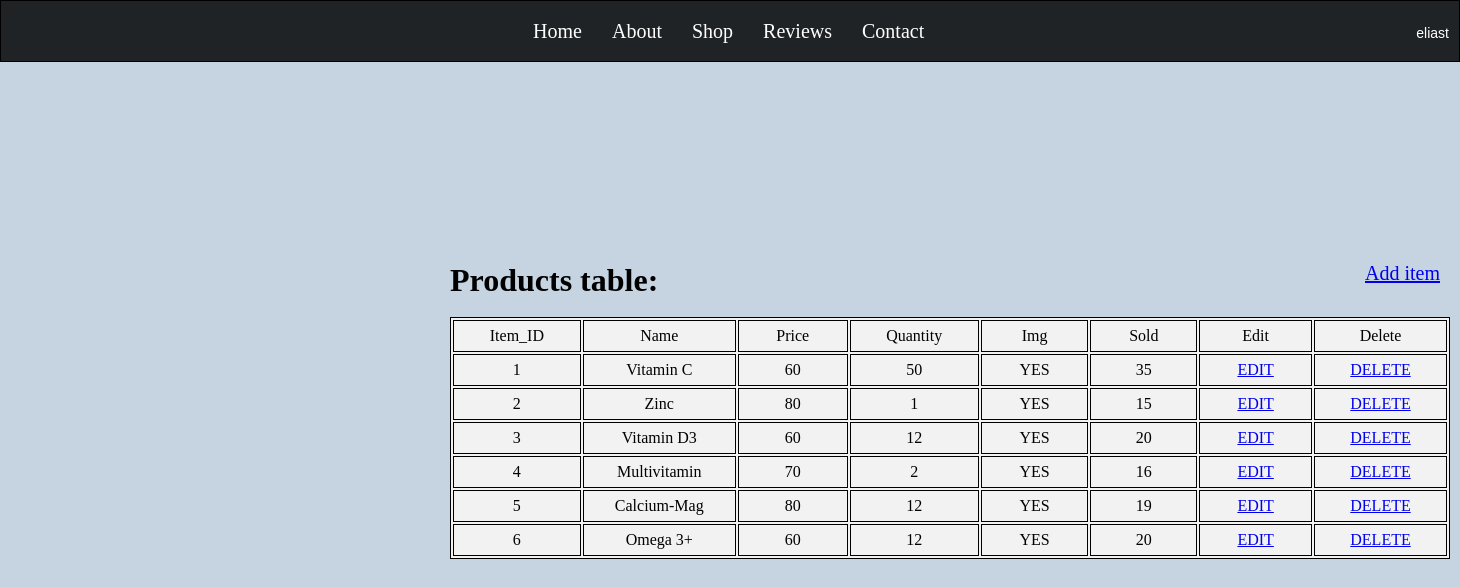
Page /project/admin_edit.php (signed in) on the committed database.
### tables this page shows
CREATE TABLE IF NOT EXISTS `products` (
  `item_id` varchar(20) NOT NULL,
  `name` varchar(20) NOT NULL,
  `price` float NOT NULL,
  `quantity` int NOT NULL,
  `image` varchar(255) NOT NULL,
  `sold` int NOT NULL DEFAULT '0',
  PRIMARY KEY (`item_id`)
);

### project/admin_edit.php (the view, shortened to what this page needs)
<?php
    $connect = mysqli_connect('localhost', 'root', '', 'php_proj') or die("Connection Failed:".mysqli_connect_error());
    $sql = "SELECT * FROM products";
    $result = mysqli_query($connect,$sql);
?>
<!DOCTYPE html>
<html lang="en">
<head>
    <link rel="stylesheet" type="text/css" href="style.css?<?php echo time(); ?>" />
</head>
<body style="background-color:  rgb(197, 212, 224);">
    <header class="header">
<ul>
    <li><a href="index.php">Home</a></li>
    <li><a href="about.php">About</a></li>
    <li><a href="shop.php">Shop</a></li>
    <li><a href="reviews.php">Reviews</a></li>
    <li><a href="contact_us.php">Contact</a></li>
</ul>
<div class="heddiv">
 <?php
   if(!isset($_SESSION['username'])){
        echo "<a href='login.php' style='text-decoration:none; color:white; margin-right:10px;'>Log In</a>";
    }
    else{
        echo  "<button class='userp' onclick='myfunc()'>".$_SESSION['username']."</button>";
    }
?>
</div>
    </header>
    <div class="edit_wrapper">
        <a href="add_item.php" class="add_item">Add item</a>
        <h1>Products table:</h1><br>
        <table class="edit_table">
            <tr>
                <td>Item_ID</td>
                <td>Name</td>
                <td>Price</td>
                <td>Quantity</td>
                <td>Img</td>
                <td>Sold</td>
                <td>Edit</td>
                <td>Delete</td>
            </tr>
            <tr>
                <?php
                while($row = mysqli_fetch_assoc($result)){ ?>
                <td><?php echo $row['item_id']; ?></td>
                <td><?php echo $row['name']; ?></td>
                <td><?php echo $row['price']; ?></td>
                <td><?php echo $row['quantity']; ?></td>
                <td><?php if(isset($row['image'])){
                    echo 'YES';}
                    else{
                        echo 'NO!';
                    } ?></td>
                <td><?php echo $row['sold']; ?></td>
                <td><a href="edit.php?item_id=<?php echo $row['item_id'] ?>">EDIT</a></td>
                <td><a href="delete_item.php?item_id=<?php echo $row['item_id'] ?>">DELETE</a></td>
            </tr>
            <?php } ?>
        </table>
    </div>
</body>
</html>

### project/style.css (style rules this page uses)
* { margin:0; padding:0; }
.header { border: 1px solid black; height:60px; background-color: #000000d5; display: flex; align-items: center; justify-content:space-between; flex-direction: row; font-size: 20px; }
.header ul { display: flex; text-decoration: none; gap: 30px; }
.header ul li { display: flex; text-decoration: none; }
.header ul li a { color: white; text-decoration: none; }
.userp { color: white; margin-right: 10px; background-color: transparent; border: none; font-size: 14px; cursor: pointer; }
.edit_wrapper { margin:200px 0 0 450px; width: fit-content; }
.edit_table { border: 1px solid black; text-align: center; width: 1000px; height: 40px; background-color: rgb(243, 242, 242); }
.edit_table td { border: 1px solid black; height: 30px; width:500px; }
.add_item { font-size: 20px; float:right; margin-right: 10px; }

### rows in the picture
products: item_id "1", name "Vitamin C", price "60", quantity "50", image "YES", sold "35"
products: item_id "2", name "Zinc", price "80", quantity "1", image "YES", sold "15"
products: item_id "3", name "Vitamin D3", price "60", quantity "12", image "YES", sold "20"
products: item_id "4", name "Multivitamin", price "70", quantity "2", image "YES", sold "16"
products: item_id "5", name "Calcium-Mag", price "80", quantity "12", image "YES", sold "19"
products: item_id "6", name "Omega 3+", price "60", quantity "12", image "YES", sold "20"

### other values in the picture
$_SESSION['username'] "eliast"
